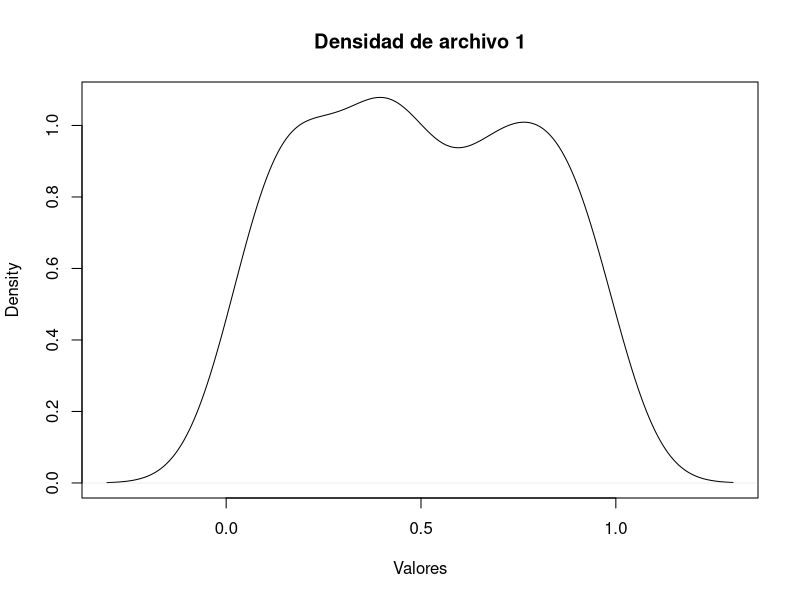
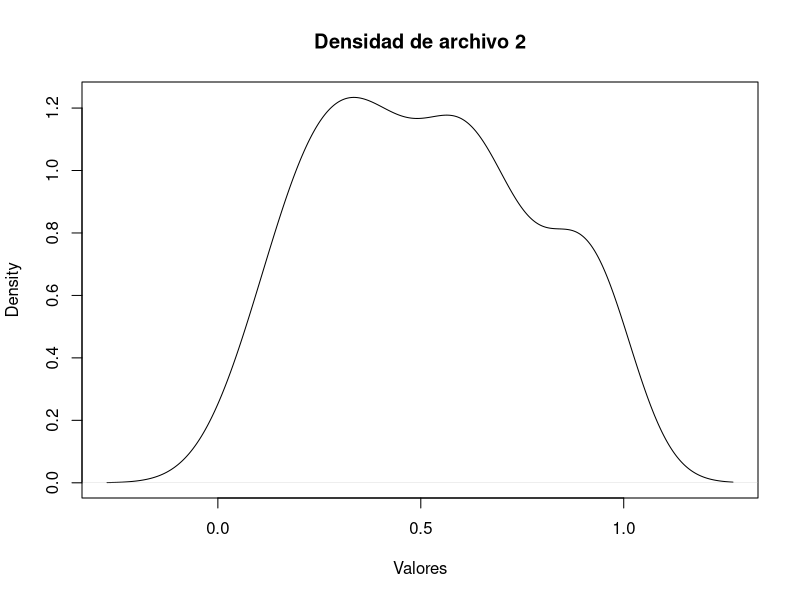
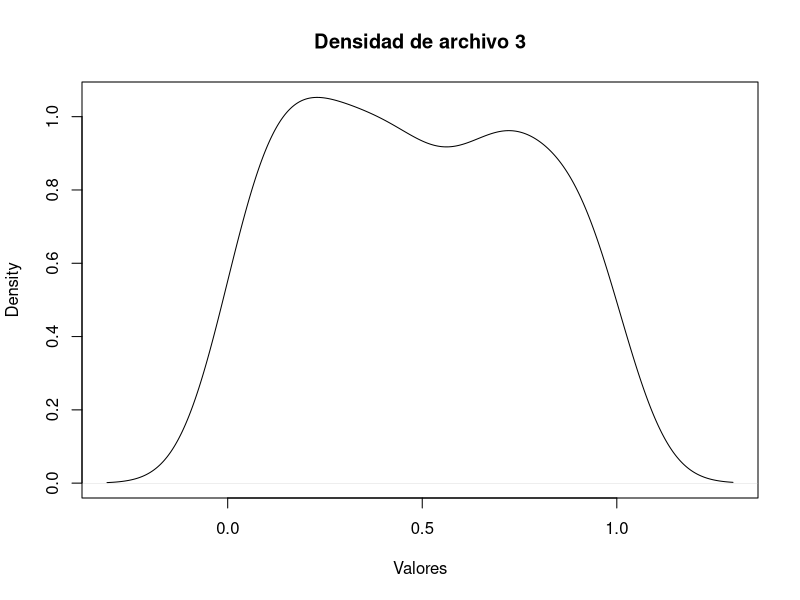
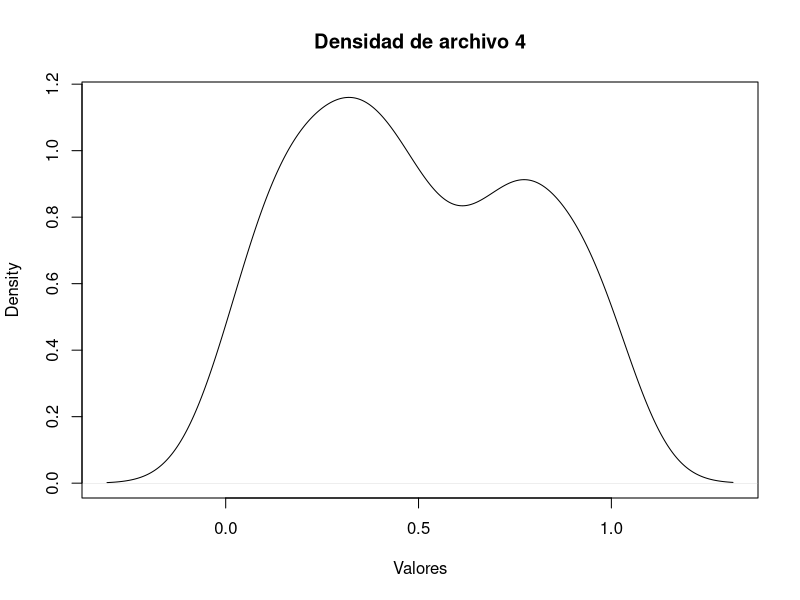
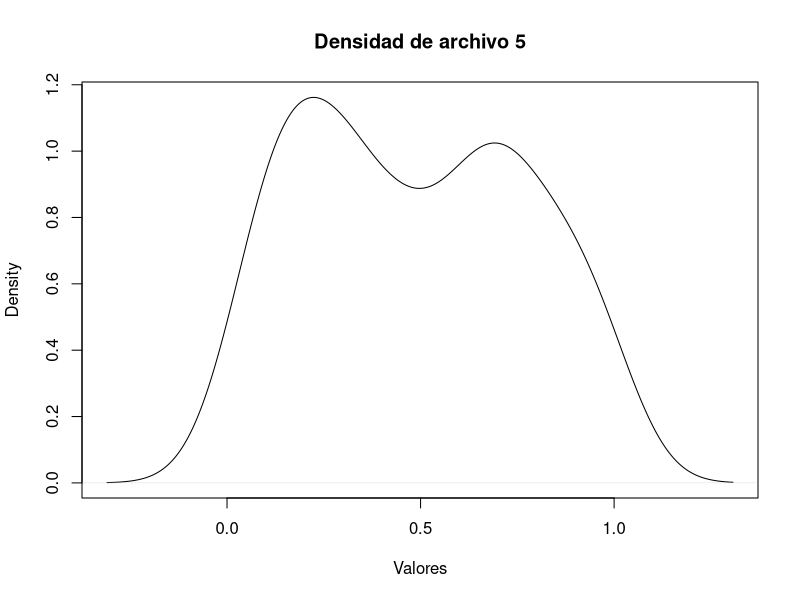
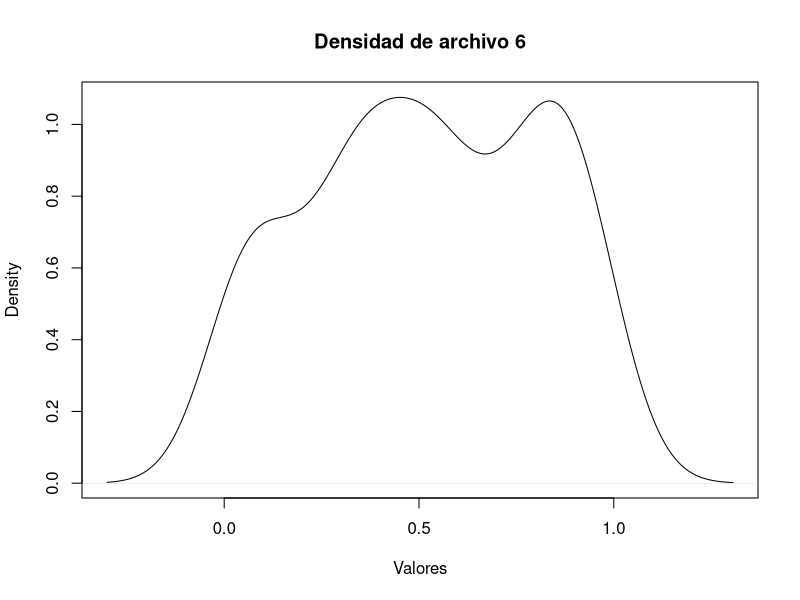
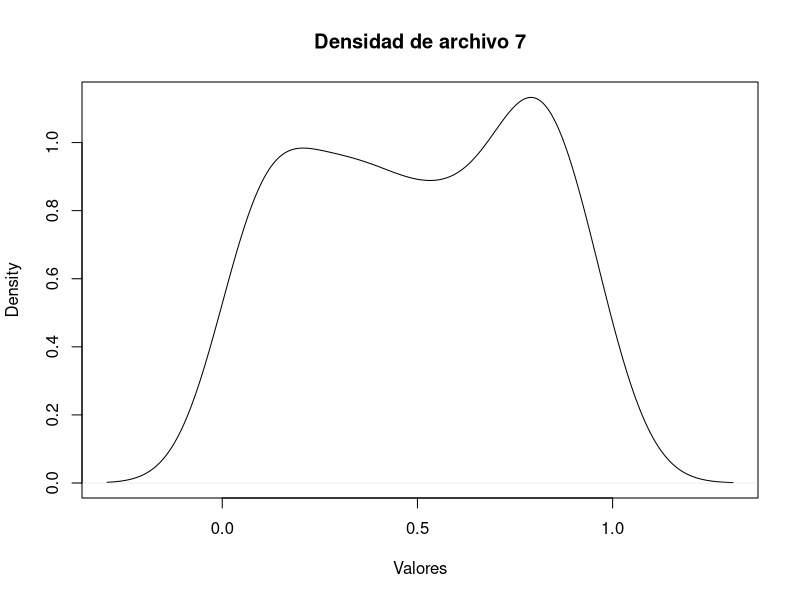
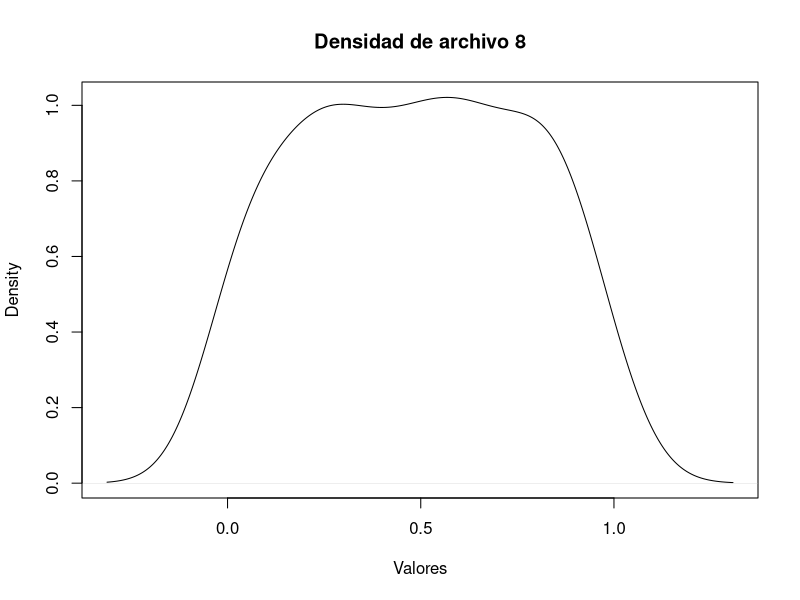

These charts were generated, in order, by the following R code: (Note: this script raises an error after producing the figures.)
## ---- chunk 1
knitr::opts_chunk$set(echo = TRUE)
## ---- chunk 2
# Establecer una semilla para reproducibilidad
set.seed(123)

# Crear un directorio para almacenar los archivos
dir.create("archivos_uniformes")

# Loop para generar y guardar los archivos
for (i in 1:40) {
  # Generar valores aleatorios uniformes
  valores <- runif(100, min = 0, max = 1)
  
  # Crear un archivo de texto (.txt)
  txt_filename <- paste("archivos_uniformes/archivo_", i, ".txt", sep = "")
  write.table(valores, file = txt_filename, col.names = FALSE)
  
  # Crear un gráfico de densidad y guardarlo como archivo PDF (.pdf)
  pdf_filename <- paste("archivos_uniformes/archivo_", i, ".pdf", sep = "")
  pdf(pdf_filename)
  plot(density(valores), main = paste("Densidad de archivo", i), xlab = "Valores")
  dev.off()
}

# Listo, se han creado los archivos y gráficos

